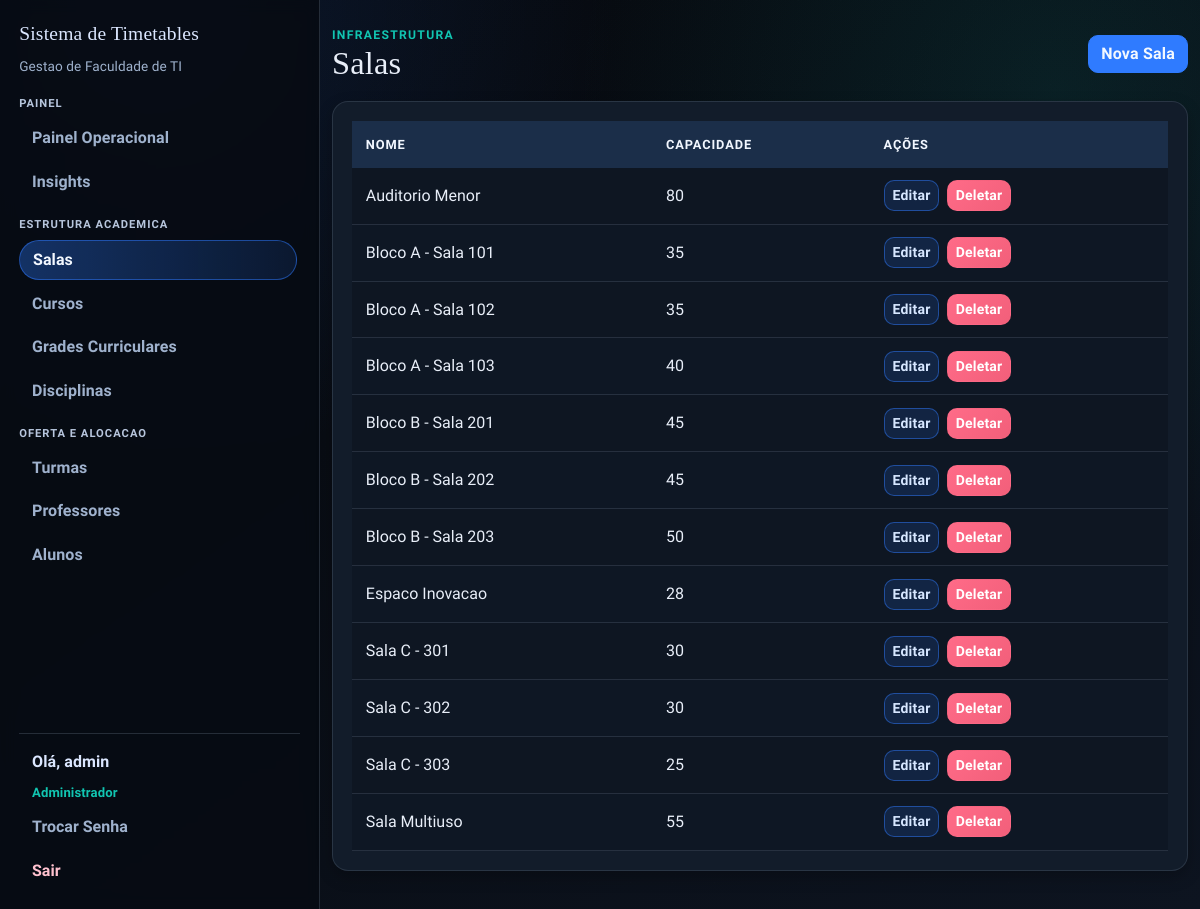
/salas (signed in), run on an earlier commit of the app's database.
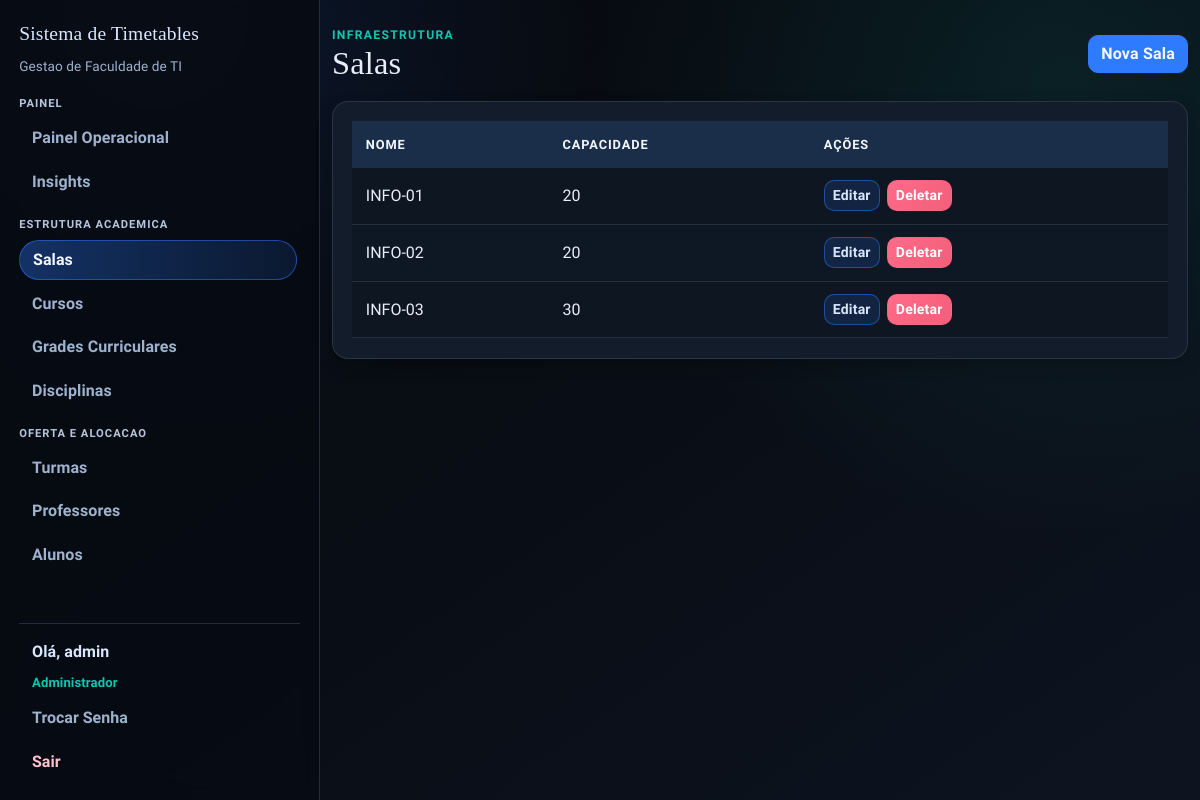
And on a later commit of the database.
### app/models.py (models this page shows)
class Sala(db.Model):
    id = db.Column(db.Integer, primary_key=True)
    nome = db.Column(db.String(100), nullable=False)
    capacidade = db.Column(db.Integer, nullable=False)

### app/routes/admin.py (the view)
@bp.route("/salas")
@login_required
@admin_required
def salas():
    salas = Sala.query.order_by(Sala.nome.asc()).all()
    delete_form = DeleteForm()
    return render_template("salas.html", salas=salas, delete_form=delete_form)

### app/models.py (called while the page is built)
@login_manager.user_loader
def load_user(user_id):
    return db.session.get(User, int(user_id))

    def is_admin(self):
        return self.role == 'admin'

### app/routes/helpers.py (called while the page is built)
def admin_required_redirect():
    if getattr(current_user, "is_authenticated", False) and current_user.is_admin():
        return None
    flash("Acesso restrito ao administrador.", "danger")
    return redirect(url_for("main.index"))

def admin_required(view_func):
    @wraps(view_func)
    def wrapper(*args, **kwargs):
        guard = admin_required_redirect()
        if guard:
            return guard
        return view_func(*args, **kwargs)
    return wrapper

### templates/salas.html (shortened to what this page needs)
{% extends "base.html" %}
{% block content %}
<section class="stagger-in">
  <div class="page-head">
    <div>
      <p class="eyebrow">Infraestrutura</p>
      <h1>Salas</h1>
    </div>
    <a href="{{ url_for('main.new_sala') }}" class="btn btn-primary">Nova Sala</a>
  </div>
  <div class="surface table-shell">
    <div class="table-responsive">
      <table class="table">
        <thead>
          <tr>
            <th>Nome</th>
            <th>Capacidade</th>
            <th>Ações</th>
          </tr>
        </thead>
        <tbody>
          {% for sala in salas %}
          <tr>
            <td>{{ sala.nome }}</td>
            <td>{{ sala.capacidade }}</td>
            <td class="actions-cell">
              <a href="{{ url_for('main.edit_sala', id=sala.id) }}" class="btn btn-sm btn-edit">Editar</a>
              <form
                method="POST"
                action="{{ url_for('main.delete_sala', id=sala.id) }}"
                class="d-inline"
                onsubmit="return confirm('Tem certeza que deseja deletar esta sala?');"
              >
                <button type="submit" class="btn btn-sm btn-danger">Deletar</button>
              </form>
            </td>
          </tr>
          {% endfor %}
        </tbody>
      </table>
    </div>
  </div>
</section>
{% endblock %}

What changed in the data, as far as the page shows it:
removed Sala: nome "Auditorio Menor", capacidade "80"
removed Sala: nome "Bloco B - Sala 201", capacidade "45"
removed Sala: nome "Bloco B - Sala 202", capacidade "45"
removed Sala: nome "Bloco B - Sala 203", capacidade "50"
removed Sala: nome "Espaco Inovacao", capacidade "28"
removed Sala: nome "Sala C - 301", capacidade "30"
removed Sala: nome "Sala C - 302", capacidade "30"
removed Sala: nome "Sala C - 303", capacidade "25"
removed Sala: nome "Sala Multiuso", capacidade "55"
changed Sala: nome "Bloco A - Sala 101" → "INFO-01"; capacidade "35" → "20"
changed Sala: nome "Bloco A - Sala 102" → "INFO-02"; capacidade "35" → "20"
changed Sala: nome "Bloco A - Sala 103" → "INFO-03"; capacidade "40" → "30"
